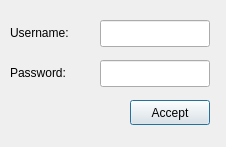
<?xml version="1.0" encoding="UTF-8"?>
<ui version="4.0">
 <class>Dialog</class>
 <widget class="QDialog" name="Dialog">
  <property name="geometry">
   <rect>
    <x>0</x>
    <y>0</y>
    <width>226</width>
    <height>147</height>
   </rect>
  </property>
  <property name="windowTitle">
   <string>Login</string>
  </property>
  <widget class="QPushButton" name="btn_accept">
   <property name="geometry">
    <rect>
     <x>130</x>
     <y>100</y>
     <width>80</width>
     <height>25</height>
    </rect>
   </property>
   <property name="text">
    <string>Accept</string>
   </property>
  </widget>
  <widget class="QLineEdit" name="username">
   <property name="geometry">
    <rect>
     <x>100</x>
     <y>20</y>
     <width>110</width>
     <height>27</height>
    </rect>
   </property>
  </widget>
  <widget class="QLineEdit" name="password">
   <property name="geometry">
    <rect>
     <x>100</x>
     <y>60</y>
     <width>110</width>
     <height>27</height>
    </rect>
   </property>
  </widget>
  <widget class="QLabel" name="label">
   <property name="geometry">
    <rect>
     <x>10</x>
     <y>20</y>
     <width>81</width>
     <height>25</height>
    </rect>
   </property>
   <property name="text">
    <string>Username:</string>
   </property>
  </widget>
  <widget class="QLabel" name="label_2">
   <property name="geometry">
    <rect>
     <x>10</x>
     <y>60</y>
     <width>81</width>
     <height>25</height>
    </rect>
   </property>
   <property name="text">
    <string>Password:</string>
   </property>
  </widget>
 </widget>
 <resources/>
 <connections/>
</ui>
